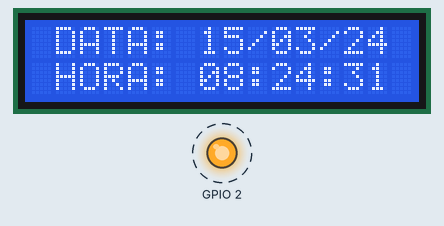
This sketch was run on a simulated ESP8266 (NodeMCU). Parts: 16×2 character LCD, output pins drawn as LEDs (lit = HIGH). Dashed ring = blinking. WiFi joins after 1.5 s; servers stay silent unless stated; what the sketch prints to the serial monitor is not drawn.

Above: at 2.0 s.
At 10.0 s:
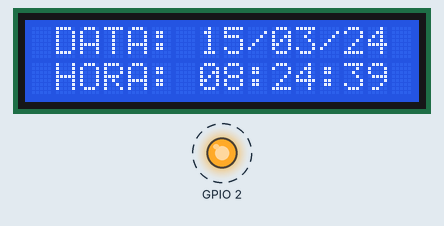
At 20.0 s:
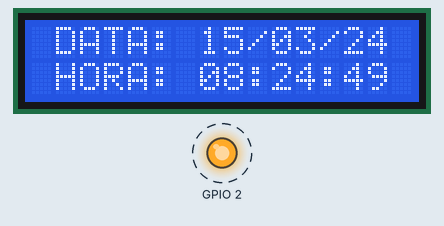
At 39.0 s:
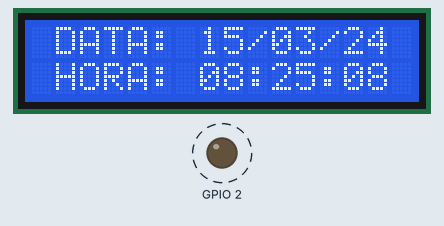
Timing chart, 0 to 40.0 s (numbered marks = the images above):
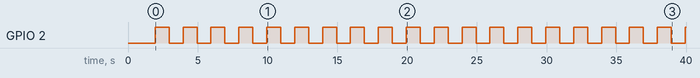

Measured:
- by itself, GPIO 2: alternates HIGH for 1.0 s and LOW for 1.0 s
- what the display in image 0 shows lasts 1.0 s, from 1.9 s to 2.9 s

The sketch:

16X2_NTP_8266.ino
```cpp
#include <TimeLib.h>
#include <ESP8266WiFi.h>
#include <WiFiUdp.h>


#include <LiquidCrystal_I2C.h>      //0X27 BIG NUMBER   20X4
LiquidCrystal_I2C lcd(0x3F,16,2);   //0x3F AZUL PEQUENO 20X4


const char ssid[] = "FINADO ZE LINGUINHA"; // your network SSID (name)
const char pass[] = "CB4001982";           // your network password

// NTP Servers:
IPAddress timeServer(132, 163, 4, 101);    // time-a.timefreq.bldrdoc.gov
// IPAddress timeServer(132, 163, 4, 102); // time-b.timefreq.bldrdoc.gov
// IPAddress timeServer(132, 163, 4, 103); // time-c.timefreq.bldrdoc.gov

const int timeZone = -2;    // Brasil -2 com horario verao
//const int timeZone = 1;   // Central European Time
//const int timeZone = -5;  // Eastern Standard Time (USA)
//const int timeZone = -4;  // Eastern Daylight Time (USA)
//const int timeZone = -8;  // Pacific Standard Time (USA)
//const int timeZone = -7;  // Pacific Daylight Time (USA)


WiFiUDP Udp;
unsigned int localPort = 8888;  // local port to listen for UDP packets

boolean toggle = false;

void setup()
{
  pinMode(2, OUTPUT);

  lcd.init();
  lcd.backlight();

  Serial.begin(9600);
  while (!Serial) ; // Needed for Leonardo only
  delay(250);
  Serial.println("TimeNTP Example");
  Serial.print("Connecting to ");
  Serial.println(ssid);
  WiFi.begin(ssid, pass);

  lcd.setCursor(0,0);
  lcd.print("Conectando Wi-Fi");

  while (WiFi.status() != WL_CONNECTED) {
    delay(500);
    Serial.print(".");
  }


  Serial.print("IP number assigned by DHCP is ");
  Serial.println(WiFi.localIP());
  Serial.println("Starting UDP");
  Udp.begin(localPort);
  Serial.print("Local port: ");
  Serial.println(Udp.localPort());
  Serial.println("waiting for sync");
  setSyncProvider(getNtpTime);
}


void(* resetFunc) (void) = 0;


time_t prevDisplay = 0; // when the digital clock was displayed

void loop()
{
  if (timeStatus() != timeNotSet) {
    if (now() != prevDisplay) { //update the display only if time has changed
      prevDisplay = now();
      digitalClockDisplay();
    }
  }
}

void digitalClockDisplay(){

  lcd.setCursor(0,0);
  lcd.print(" DATA: ");
  lcd.setCursor(0,1);
  lcd.print(" HORA: ");

  Serial.print(hour());
  printDigits(minute());
  printDigits(second());

  Serial.print(" ");

  Serial.print(day());
  Serial.print("/");

  Serial.print(month());
  Serial.print("/");

  Serial.print(year());
  Serial.println();


  lcd.setCursor(7,1);

  if (hour()<10)
    lcd.print('0');

  lcd.print(hour());
  lcd.print(":");

  if (minute()<10)
    lcd.print('0');

  lcd.print(minute());
  lcd.print(":");

  if (second()<10)
    lcd.print('0');

  lcd.print(second());
  lcd.print(" ");

  //----------------------

  lcd.setCursor(7,0);

  if (day()<10)
    lcd.print('0');

  lcd.print(day());
  lcd.print("/");

  if (month()<10)
    lcd.print('0');

  lcd.print(month());
  lcd.print("/");

  lcd.print(year()-2000);
  lcd.print(" ");

  toggle = !toggle;
  digitalWrite(2,toggle);

}


void printDigits(int digits)
{
  // utility for digital clock display: prints preceding colon and leading 0
  Serial.print(":");
  if(digits < 10)
    Serial.print('0');
  Serial.print(digits);
}

/*-------- NTP code ----------*/

const int NTP_PACKET_SIZE = 48;     // NTP time is in the first 48 bytes of message
byte packetBuffer[NTP_PACKET_SIZE]; // buffer to hold incoming & outgoing packets

time_t getNtpTime()
{

  lcd.clear();

  lcd.setCursor(1,0);
  lcd.print("DATA: ");
  lcd.setCursor(1,1);
  lcd.print("HORA: ");

  delay(3);

  while (Udp.parsePacket() > 0);    // discard any previously received packets
  Serial.println("Transmit NTP Request");
  sendNTPpacket(timeServer);
  uint32_t beginWait = millis();
  while (millis() - beginWait < 1500) {
    int size = Udp.parsePacket();
    if (size >= NTP_PACKET_SIZE) {
      Serial.println("Receive NTP Response");
      Udp.read(packetBuffer, NTP_PACKET_SIZE);  // read packet into the buffer
      unsigned long secsSince1900;
      // convert four bytes starting at location 40 to a long integer
      secsSince1900 =  (unsigned long)packetBuffer[40] << 24;
      secsSince1900 |= (unsigned long)packetBuffer[41] << 16;
      secsSince1900 |= (unsigned long)packetBuffer[42] << 8;
      secsSince1900 |= (unsigned long)packetBuffer[43];
      return secsSince1900 - 2208988800UL + timeZone * SECS_PER_HOUR;
    }
  }
  Serial.println("No NTP Response :-(");

  lcd.clear();

  lcd.setCursor(0,0);
  lcd.print("Falha Rede Wi-Fi");
  lcd.setCursor(0,1);
  lcd.print("Reiniciar agora!");

  digitalWrite(2,HIGH);
  delay(5);
  lcd.clear();
  resetFunc();

  return 0; // return 0 if unable to get the time
}

// send an NTP request to the time server at the given address
void sendNTPpacket(IPAddress &address)
{
  // set all bytes in the buffer to 0
  memset(packetBuffer, 0, NTP_PACKET_SIZE);
  // Initialize values needed to form NTP request
  // (see URL above for details on the packets)
  packetBuffer[0] = 0b11100011;   // LI, Version, Mode
  packetBuffer[1] = 0;     // Stratum, or type of clock
  packetBuffer[2] = 6;     // Polling Interval
  packetBuffer[3] = 0xEC;  // Peer Clock Precision
  // 8 bytes of zero for Root Delay & Root Dispersion
  packetBuffer[12]  = 49;
  packetBuffer[13]  = 0x4E;
  packetBuffer[14]  = 49;
  packetBuffer[15]  = 52;
  // all NTP fields have been given values, now
  // you can send a packet requesting a timestamp:
  //Udp.beginPacket(address, 123); //NTP requests are to port 123
  Udp.beginPacket("pool.ntp.br", 123); //NTP requests are to port 123
  Udp.write(packetBuffer, NTP_PACKET_SIZE);
  Udp.endPacket();
}
```
